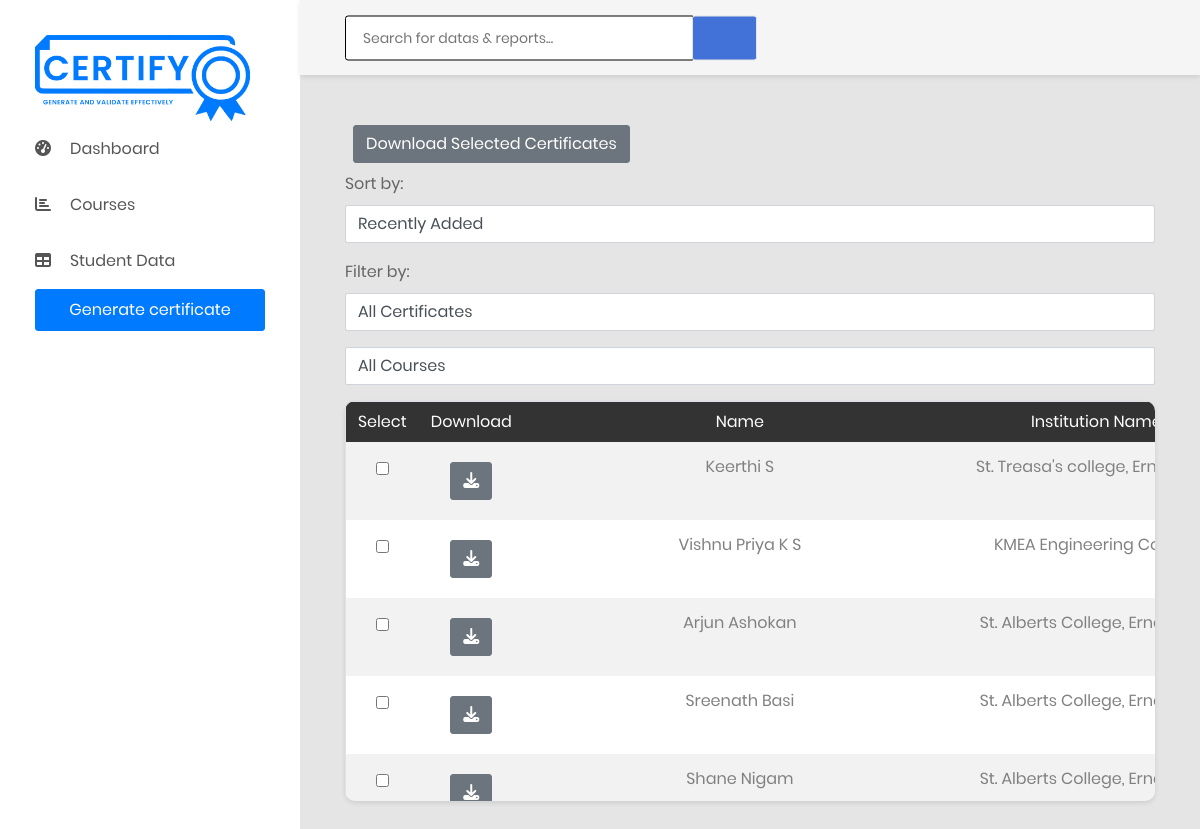
The app's page /certificate/display-student/ (signed in) with its own data.
### certificate_app/models.py (models this page shows, shortened)
class Student(models.Model):
    name = models.CharField(max_length=255, blank=True, default='')
    college_name = models.CharField(max_length=255, blank=True, default='')
    start_date = models.DateField(default=timezone.now)
    end_date = models.DateField(default=timezone.now)
    mentor_name = models.CharField(max_length=255, blank=True, default='')
    issued_date = models.DateField(default=timezone.now)
    certificate_type = models.ForeignKey(CertificateTypes, on_delete=models.CASCADE, related_name='students', null=True)
    course= models.ForeignKey(Course, on_delete=models.CASCADE, related_name='enrolled_students', null=True)
    created_at = models.DateTimeField( default=timezone.now)  # Add this field to store creation time

### certificate_app/views.py (the view)
# urls.py: path('display-student/', views.display_students, name='display_students'),
@login_required(login_url='login')
def display_students(request):
    students = Student.objects.all().order_by('-created_at')
    students_iv = StudentIV.objects.all()
    combined_data = [(student, 'Student') for student in students] + [(student_iv, 'StudentIV') for student_iv in students_iv]
    certificate_types = CertificateTypes.objects.all()
    certificate_courses = {}
    for certificate_type_instance in certificate_types:
        certificate_type_pk = certificate_type_instance.pk
        current_courses = certificate_type_instance.courses.all()
        certificate_courses[certificate_type_pk] = current_courses
        for course_instance in current_courses:
            certificate_types_related_to_course = course_instance.certificate_types.all()
            for certificate_type_instance_related_to_course in certificate_types_related_to_course:
                certificate_type_pk_related_to_course = certificate_type_instance_related_to_course.pk
    return render(request, 'table.html', {'combined_data': combined_data, 'certificate_types': certificate_types, 'certificate_courses': certificate_courses})

### certificate_app/models.py (called while the page is built)
    def __str__(self):
        return self.course_name if self.course_name else ''

### templates/table.html (shortened to what this page needs)
{% extends 'base.html' %}
{% load static %}
{% block body %}
<div class="main-content">
    <div class="section__content section__content--p30">
        <div class="container">
            <div class="row">
                <div class="col-lg-12 text-justify">
                </div>
                <div class="col-lg-12">
                    <form action="{% url 'download_selected_certificates' %}" method="post" class="mb-3">
                        <button type="submit" class="btn btn-secondary m-2">Download Selected Certificates</button>
                        <div class="mb-3">
                            <label for="sort_order">Sort by:</label>
                            <select id="sort_order" class="form-control" onchange="sortStudents()">
                                <option value="recent">Recently Added</option>
                            </select>
                        </div>
                        <div class="mb-3">
                            <label for="sort_order">Filter by:</label>
                            <select id="certificatetypeDropdown" class="form-control mb-3"
                                onchange="showCourseDropdown()">
                                <option value="">All Certificates</option>
                            </select>
                            <select id="courseDropdown" class="form-control" onchange="filterStudents()">
                                <option value="">All Courses</option>
                            </select>
                        </div>
                        <div class="table-responsive table--no-card m-b-30">
                            <table class="table table-borderless table-striped table-earning">
                                <thead>
                                    <tr>
                                        <th>Select</th>
                                        <th>Download</th>
                                        <th>Name</th>
                                        <th>Institution Name</th>
                                    </tr>
                                </thead>
                                <tbody id="student_table_body">
                                    {% for item, item_type in combined_data %}
                                        <tr>
                                            <td><input type="checkbox" name="selected_students" value="{{ item.id }}" class="m-2"></td>
                                            <td>
                                                <a href="{% if item_type == 'Student' %}{% url 'render_pdf' item.id %}
                                                    {% elif item_type == 'StudentIV' %}{% url 'render_pdf_industrialvisit' item.id %}
                                                    {% endif %}"
                                                    class="btn btn-secondary m-2"><i class="fas fa-download"></i>
                                                </a>
                                            </td>
                                            <td>{{ item.name }}</td>
                                            <td>{{ item.college_name }}</td>
                                        </tr>
                                    {% endfor %}
                                </tbody>
                            </table>
                        </div>
                    </form>
                </div>
            </div>
        </div>
    </div>
</div>
{% endblock %}

### static/css/style.css (style rules this page uses)
input, textarea { border: 1px solid black !important; }
table, th, td { border: 1px solid #232324; margin:10px; }
table { width: 100%; }
thead { background-color: #060652; color: white; }
th { padding: 20px; }
tbody { background-color: #ffffff; text-align: center; }
.table-responsive { height: 400px; overflow-y: visible; }

### records on screen
Student: name "Keerthi S", college_name "St. Treasa's college,…"
Student: name "Vishnu Priya K S", college_name "KMEA Engineering…"
Student: name "Arjun Ashokan", college_name "St. Alberts College,…"
Student: name "Sreenath Basi", college_name "St. Alberts College,…"
Student: name "Shane Nigam", college_name "St. Alberts College,…"
